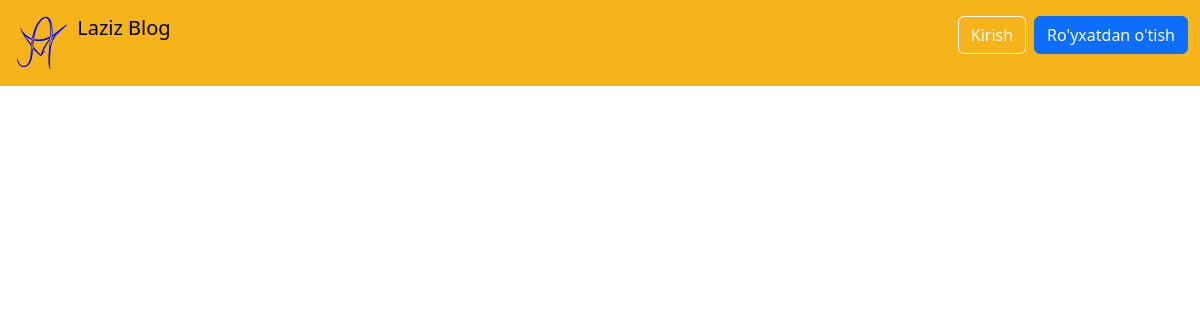
The page /articles/ on the database as committed earlier.
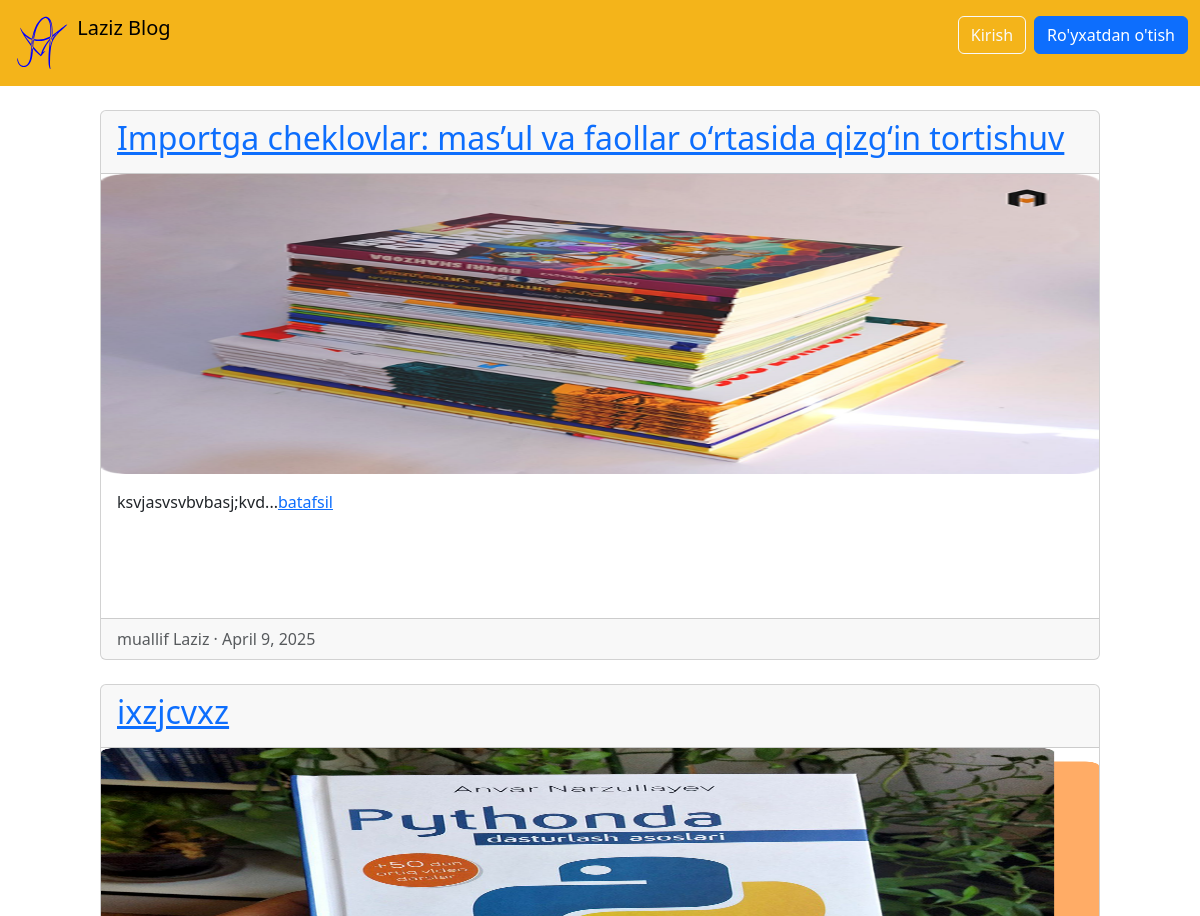
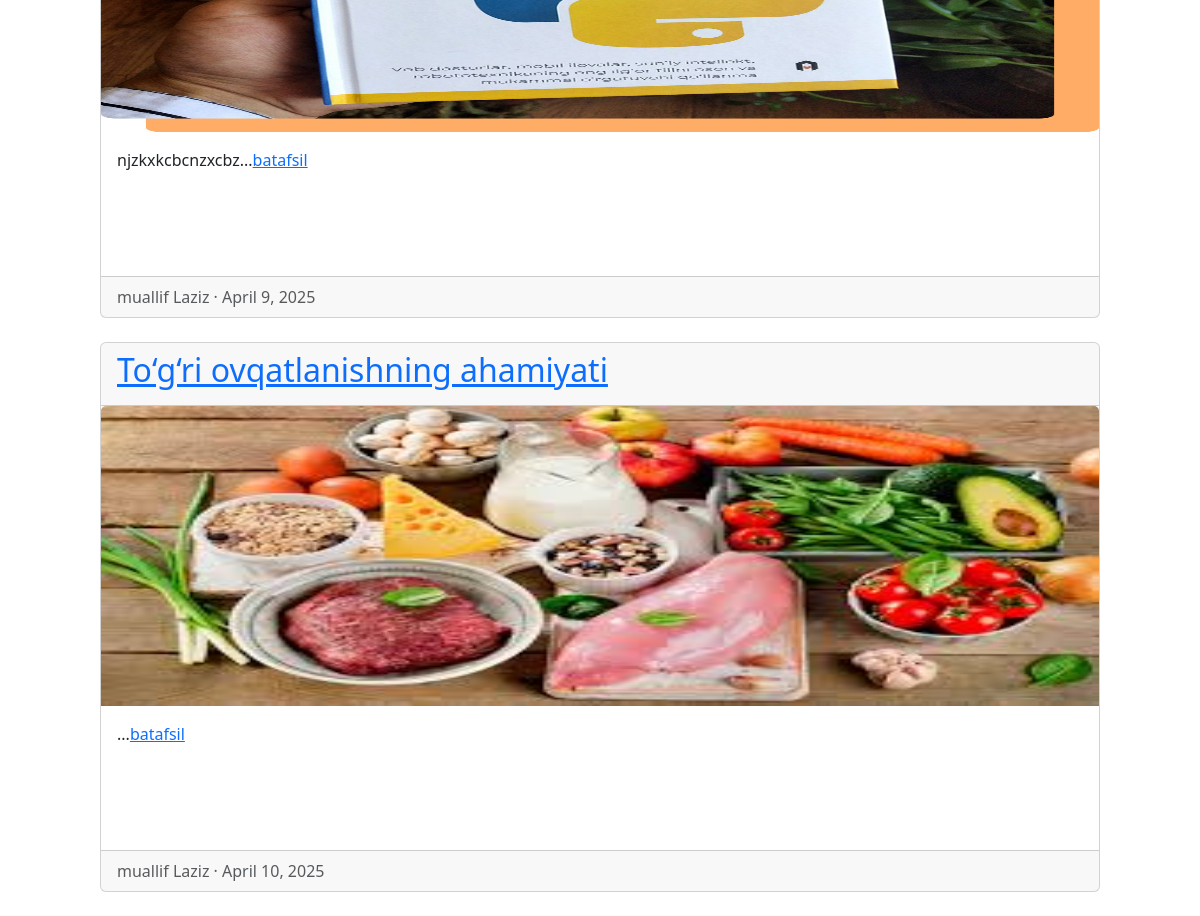
The same page on the database as committed later (2 pictures, top to bottom).
### articles/models.py (models this page shows, shortened)
class Article(models.Model):
    title = models.CharField(max_length=180)
    summary = models.CharField(max_length=250 , blank=True)
    body = RichTextField()
    photo = models.ImageField(upload_to='images/' , blank=True)
    date = models.DateField(auto_now_add=True)
    author = models.ForeignKey(
        get_user_model(),
        on_delete=models.CASCADE,
    )

### accounts/models.py (models this page shows)
class CustomUser(AbstractUser):
    age = models.IntegerField(null=True , blank=True)

### articles/views.py (the view)
# urls.py: path('', ArticleListView.as_view(), name='article_list'),
class ArticleListView(ListView):
    model = Article
    template_name = "article_list.html"

### templates/article_list.html (shortened to what this page needs)
{% extends 'base.html' %}
{% block content %}
<div class="container mt-4">
    <div class="row">
        <div class="col-12 d-flex flex-column align-items-center">
            {% for article in object_list %}
                <div class="card mb-4" style="width: 1000px; height: 550px;">
                    <div class="card-header">
                        <span class="font-weight-bold">
                            <a href="{% url 'article_detail' article.pk %}">
                                <h2>{{ article.title }}</h2>
                            </a>
                        </span>
                    </div>
                    {% if article.photo %}
                        <img class="card-img-top" src="{{ article.photo.url }}" alt="{{ article.title }}"
                             style="width: 100%; height: 300px; object-fit: fill;">
                    {% endif %}
                    <div class="card-body">
                        {{ article.summary }}...<a href="{% url 'article_detail' article.pk  %}">batafsil</a>
                    </div>
                    <div class="card-footer text-left text-muted">
                        <span class="text-muted">muallif {{ article.author|title }} &middot; {{ article.date }}</span>
                    </div>
                </div>
            {% endfor %}
        </div>
    </div>
</div>
{% endblock content %}

### templates/base.html (shortened to what this page needs)
{% load static %}
<!DOCTYPE html>
<html>
<head>
    <link href="https://cdn.jsdelivr.net/npm/bootstrap@5.3.3/dist/css/bootstrap.min.css" rel="stylesheet">
</head>
<body>
    <nav class="navbar navbar-expand-lg navbar-light" style="background-color: #F4B41A;">
        <div class="container-fluid">
            <a class="navbar-brand" href="{% url 'home' %}">
                <img src="static/img/logo.svg" width="60" height="60" class="d-inline-block align-top" alt="">
                Laziz Blog
            </a>
            <div class="collapse navbar-collapse" id="navbarSupportedContent">
                {% if user.is_authenticated %}
                    <ul class="navbar-nav ms-auto">
                        <li class="nav-item dropdown">
                            <a class="nav-link dropdown-toggle" href="#"
                               id="navbarDropdown" role="button" data-bs-toggle="dropdown"
                               aria-expanded="false">
                                {{ user.username | title }}
                            </a>
                            <ul class="dropdown-menu dropdown-menu-end" aria-labelledby="navbarDropdown">
                                <li><a class="dropdown-item" href="{% url 'article_create' %}">Yangi post</a></li>
                                <li><a class="dropdown-item" href="{% url 'password_change' %}">Kalit so'zni o'zgartirish</a></li>
                                <li><hr class="dropdown-divider"></li>
                                <li><a class="dropdown-item" style="color: red;" href="{% url 'logout' %}">Chiqish</a></li>
                            </ul>
                        </li>
                    </ul>
                {% else %}
                    <form class="d-flex ms-auto">
                        <a href="{% url 'login' %}" class="btn btn-outline-light me-2">Kirish</a>
                        <a href="{% url 'signup' %}" class="btn btn-primary">Ro'yxatdan o'tish</a>
                    </form>
                {% endif %}
            </div>
        </div>
    </nav>
    <main>
        <div class="container mt-4">
            {% block content %}
            {% endblock content %}
        </div>
    </main>
</body>
</html>

Rows that differ between the two databases and show on the page:
added Article: title "Importga cheklovlar: mas’ul va faollar o‘rtasida qizg‘in tortishuv", photo (picture), summary "ksvjasvsvbvbasj;kvd", author "Laziz", date "April 9, 2025"
added Article: title "ixzjcvxz", photo (picture), summary "njzkxkcbcnzxcbz", author "Laziz", date "April 9, 2025"
added Article: title "To‘g‘ri ovqatlanishning ahamiyati", photo (picture), author "Laziz", date "April 10, 2025"
